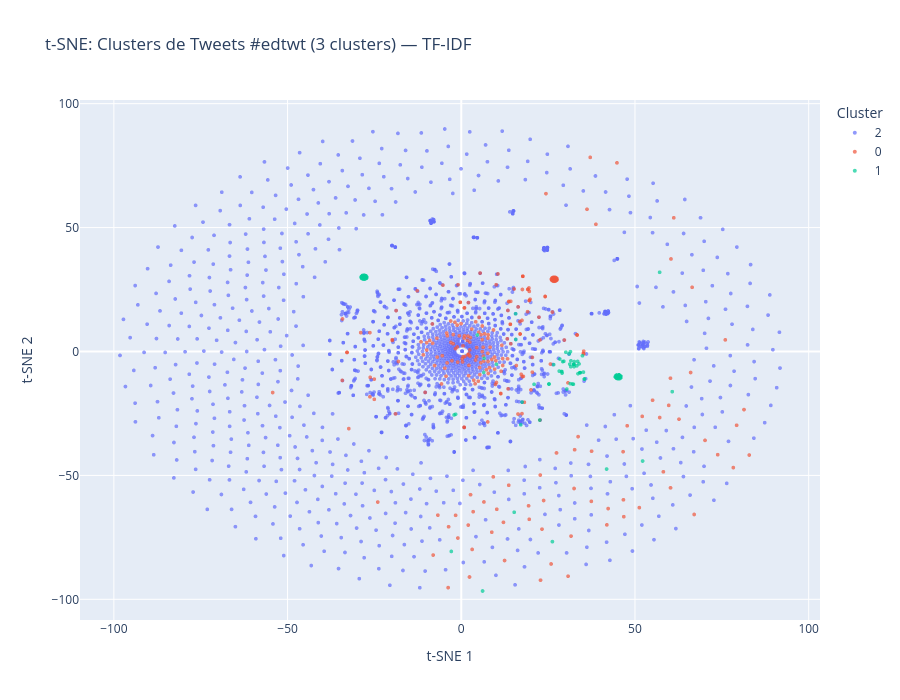

The code cell stored with this chart in its notebook:
### Code cell
perplexity = min(30, len(documentos) // 5)
tsne = TSNE(n_components=2, random_state=seed, perplexity=perplexity, max_iter=1000)
vetores_tsne = tsne.fit_transform(vetores_centralizados)

plot_df_tsne = pd.DataFrame({
    't-SNE 1': vetores_tsne[:, 0],
    't-SNE 2': vetores_tsne[:, 1],
    'Cluster': df_cluster['Cluster'].astype(str),
    'Tweet': [t.replace('\n', ' ')[:60] + ('...' if len(t) > 60 else '') for t in documentos]
})

fig_tsne = px.scatter(
    plot_df_tsne, x='t-SNE 1', y='t-SNE 2', color='Cluster',
    title=f't-SNE: Clusters de Tweets #edtwt ({num_clusters} clusters) — TF-IDF',
    hover_data={'t-SNE 1': ':.2f', 't-SNE 2': ':.2f', 'Cluster': True, 'Tweet': True},
    width=900, height=700
)
fig_tsne.update_traces(marker=dict(size=4, opacity=0.7))
fig_tsne.show()

### Figure 1 — Plotly figure (JSON) as saved in the notebook; plotly's stock layout.template omitted (floating-point values rounded to 4 significant figures; data arrays with more than 128 entries replaced by an {"elided": "..."} marker saying what was removed)
{"data": [{"customdata": {"elided": "1986x2 str values"}, "hovertemplate": "Cluster=%{customdata[0]}<br>t-SNE 1=%{x:.2f}<br>t-SNE 2=%{y:.2f}<br>Tweet=%{customdata[1]}<extra></extra>", "legendgroup": "2", "marker": {"color": "#636efa", "opacity": 0.7, "size": 4, "symbol": "circle"}, "mode": "markers", "name": "2", "showlegend": true, "type": "scattergl", "x": {"elided": "1986 float values"}, "xaxis": "x", "y": {"elided": "1986 float values"}, "yaxis": "y"}, {"customdata": {"elided": "260x2 str values"}, "hovertemplate": "Cluster=%{customdata[0]}<br>t-SNE 1=%{x:.2f}<br>t-SNE 2=%{y:.2f}<br>Tweet=%{customdata[1]}<extra></extra>", "legendgroup": "0", "marker": {"color": "#EF553B", "opacity": 0.7, "size": 4, "symbol": "circle"}, "mode": "markers", "name": "0", "showlegend": true, "type": "scattergl", "x": {"elided": "260 float values"}, "xaxis": "x", "y": {"elided": "260 float values"}, "yaxis": "y"}, {"customdata": {"elided": "107x2 str values"}, "hovertemplate": "Cluster=%{customdata[0]}<br>t-SNE 1=%{x:.2f}<br>t-SNE 2=%{y:.2f}<br>Tweet=%{customdata[1]}<extra></extra>", "legendgroup": "1", "marker": {"color": "#00cc96", "opacity": 0.7, "size": 4, "symbol": "circle"}, "mode": "markers", "name": "1", "showlegend": true, "type": "scattergl", "x": [44.42, -27.24, 44.81, -28.21, 44.69, -28.63, 45.42, -28.09, 45.42, -28.63, 45.88, -27.75, 44.35, -28.84, 45.92, -27.97, 45.42, -27.47, 44.98, -27.28, 44.73, -27.45, 45.28, -27.95, 44.69, -28.73, 44.75, -27.88, 45.08, -28.44, 44.36, -28.44, 45.28, -27.97, 45.92, -28.73, 45.3, -27.3, 45.57, -28.18, 45.92, -27.24, 28.93, 60.72, 32.41, 29.21, 25.21, 28.93, 17.52, 31.42, 34.18, 28.19, 26.23, 31.37, 4.622, 32.41, 32.47, 33.6, 33.27, 32.41, 32.53, 32.41, 15.63, 28.36, 32.41, 30.37, 35.45, 15.69, 29.02, 26.59, 35.45, 6.575, 34.18, 35.15, 34.18, 10.11, 31.05, 32.41, 6.454, 31.23, -2.066, -2.868, 34.89, -1.633, 34.18, 45.88, -27.7, 57.09, 32.03, 34.18, 31.52, 6.129, 33.9, 20.95, 29.52, 52.19, 15.23, 25.27, 32.27, 34.18, 33.49, 32.41, 17.11, 31.56, 22.59, 41.83, 30.1], "xaxis": "x", "y": [-9.819, 30.09, -10.03, 29.33, -10.75, 29.48, -9.448, 30.06, -9.448, 29.48, -10.63, 29.25, -10.28, 29.9, -9.976, 29.96, -9.448, 30.54, -10.95, 29.63, -9.518, 30.52, -10.36, 30.79, -10.75, 30.21, -9.487, 30.74, -9.989, 30.65, -10.3, 30.65, -10.36, 29.96, -9.976, 30.21, -10.97, 29.53, -10.95, 29.17, -9.976, 30.09, -8.095, -16.2, -5.184, -4.074, -13.13, -8.095, -20.41, -0.06725, -8.565, -7.913, -76.71, -12.98, 6.668, -5.184, -6.106, -8.951, -5.802, -5.184, -4.062, -5.184, 15.24, -3.042, -5.184, -15.16, -11.11, 4.853, -8.732, -5.301, -11.11, -2.769, -8.565, -8.323, -8.565, -5.145, -0.9314, -5.184, -8.44, -5.106, -25.61, -80.67, -1.71, -25.33, -8.565, -10.63, 29.29, 31.97, -13.13, -8.565, -6.133, -96.64, -5.004, -13.25, -3.943, -44.2, -64.87, -13.12, -13.19, -8.565, -4.011, -5.184, -29.58, -3.757, -27.67, -47.44, -0.2879], "yaxis": "y"}], "layout": {"height": 700, "legend": {"title": {"text": "Cluster"}, "tracegroupgap": 0}, "title": {"text": "t-SNE: Clusters de Tweets #edtwt (3 clusters) — TF-IDF"}, "width": 900, "xaxis": {"anchor": "y", "domain": [0, 1], "title": {"text": "t-SNE 1"}}, "yaxis": {"anchor": "x", "domain": [0, 1], "title": {"text": "t-SNE 2"}}}}
